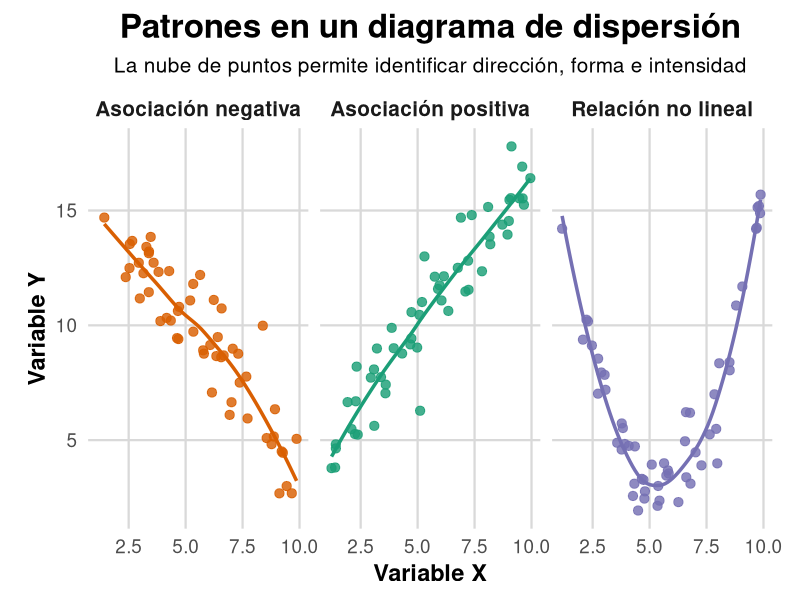

R code for this plot:
## ---- chunk 1
library(ggplot2)
library(dplyr)

set.seed(123)

n <- 55

datos <- bind_rows(
  data.frame(
    X = runif(n, 1, 10),
    Tipo = "Asociación positiva"
  ) |>
    mutate(Y = 3 + 1.4 * X + rnorm(n, 0, 1.2)),

  data.frame(
    X = runif(n, 1, 10),
    Tipo = "Asociación negativa"
  ) |>
    mutate(Y = 17 - 1.3 * X + rnorm(n, 0, 1.2)),

  data.frame(
    X = runif(n, 1, 10),
    Tipo = "Relación no lineal"
  ) |>
    mutate(Y = 0.65 * (X - 5.5)^2 + 3 + rnorm(n, 0, 0.9))
)

ggplot(datos, aes(x = X, y = Y)) +
  geom_point(
    aes(color = Tipo),
    size = 2.8,
    alpha = 0.82
  ) +
  geom_smooth(
    aes(color = Tipo),
    method = "loess",
    se = FALSE,
    linewidth = 1.2
  ) +
  facet_wrap(~ Tipo, nrow = 1) +
  scale_color_manual(
    values = c(
      "Asociación positiva" = "#1B9E77",
      "Asociación negativa" = "#D95F02",
      "Relación no lineal" = "#7570B3"
    )
  ) +
  labs(
    title = "Patrones en un diagrama de dispersión",
    subtitle = "La nube de puntos permite identificar dirección, forma e intensidad",
    x = "Variable X",
    y = "Variable Y"
  ) +
  theme_minimal(base_size = 17) +
  theme(
    legend.position = "none",
    plot.title = element_text(face = "bold", size = 24, hjust = 0.5),
    plot.subtitle = element_text(size = 15, hjust = 0.5),
    strip.text = element_text(face = "bold", size = 15),
    panel.grid.minor = element_blank(),
    panel.grid.major = element_line(color = "gray85"),
    axis.title = element_text(face = "bold"),
    plot.margin = margin(10, 20, 10, 20)
  )
